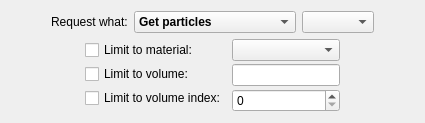
          <widget class="QWidget" name="tab_3">
           <attribute name="title">
            <string>In volumes</string>
           </attribute>
           <layout class="QVBoxLayout" name="verticalLayout_20">
            <item>
             <layout class="QHBoxLayout" name="horizontalLayout_18">
              <item>
               <spacer name="horizontalSpacer_10">
                <property name="orientation">
                 <enum>Qt::Horizontal</enum>
                </property>
                <property name="sizeHint" stdset="0">
                 <size>
                  <width>40</width>
                  <height>20</height>
                 </size>
                </property>
               </spacer>
              </item>
              <item>
               <widget class="QLabel" name="label_16">
                <property name="text">
                 <string>Request what:</string>
                </property>
               </widget>
              </item>
              <item>
               <widget class="QComboBox" name="cobPTHistVolRequestWhat">
                <property name="font">
                 <font>
                  <weight>75</weight>
                  <bold>true</bold>
                 </font>
                </property>
                <item>
                 <property name="text">
                  <string>Get particles</string>
                 </property>
                </item>
                <item>
                 <property name="text">
                  <string>Get processes</string>
                 </property>
                </item>
                <item>
                 <property name="text">
                  <string>Get travelled distances</string>
                 </property>
                </item>
                <item>
                 <property name="text">
                  <string>Get deposited energies</string>
                 </property>
                </item>
               </widget>
              </item>
              <item>
               <widget class="QComboBox" name="cobPTHistVolPlus"/>
              </item>
              <item>
               <spacer name="horizontalSpacer_15">
                <property name="orientation">
                 <enum>Qt::Horizontal</enum>
                </property>
                <property name="sizeHint" stdset="0">
                 <size>
                  <width>40</width>
                  <height>20</height>
                 </size>
                </property>
               </spacer>
              </item>
             </layout>
            </item>
            <item>
             <layout class="QHBoxLayout" name="horizontalLayout_19">
              <item>
               <spacer name="horizontalSpacer_12">
                <property name="orientation">
                 <enum>Qt::Horizontal</enum>
                </property>
                <property name="sizeHint" stdset="0">
                 <size>
                  <width>40</width>
                  <height>20</height>
                 </size>
                </property>
               </spacer>
              </item>
              <item>
               <layout class="QVBoxLayout" name="verticalLayout_17">
                <property name="spacing">
                 <number>3</number>
                </property>
                <item>
                 <widget class="QCheckBox" name="cbPTHistVolMat">
                  <property name="text">
                   <string>Limit to material:</string>
                  </property>
                 </widget>
                </item>
                <item>
                 <widget class="QCheckBox" name="cbPTHistVolVolume">
                  <property name="text">
                   <string>Limit to volume:</string>
                  </property>
                 </widget>
                </item>
                <item>
                 <widget class="QCheckBox" name="cbPTHistVolIndex">
                  <property name="text">
                   <string>Limit to volume index:</string>
                  </property>
                 </widget>
                </item>
               </layout>
              </item>
              <item>
               <layout class="QVBoxLayout" name="verticalLayout_19">
                <property name="spacing">
                 <number>3</number>
                </property>
                <item>
                 <widget class="QComboBox" name="cobPTHistVolMat"/>
                </item>
                <item>
                 <widget class="QLineEdit" name="lePTHistVolVolume"/>
                </item>
                <item>
                 <widget class="QSpinBox" name="sbPTHistVolIndex"/>
                </item>
               </layout>
              </item>
              <item>
               <spacer name="horizontalSpacer_11">
                <property name="orientation">
                 <enum>Qt::Horizontal</enum>
                </property>
                <property name="sizeHint" stdset="0">
                 <size>
                  <width>40</width>
                  <height>20</height>
                 </size>
                </property>
               </spacer>
              </item>
             </layout>
            </item>
           </layout>
          </widget>
